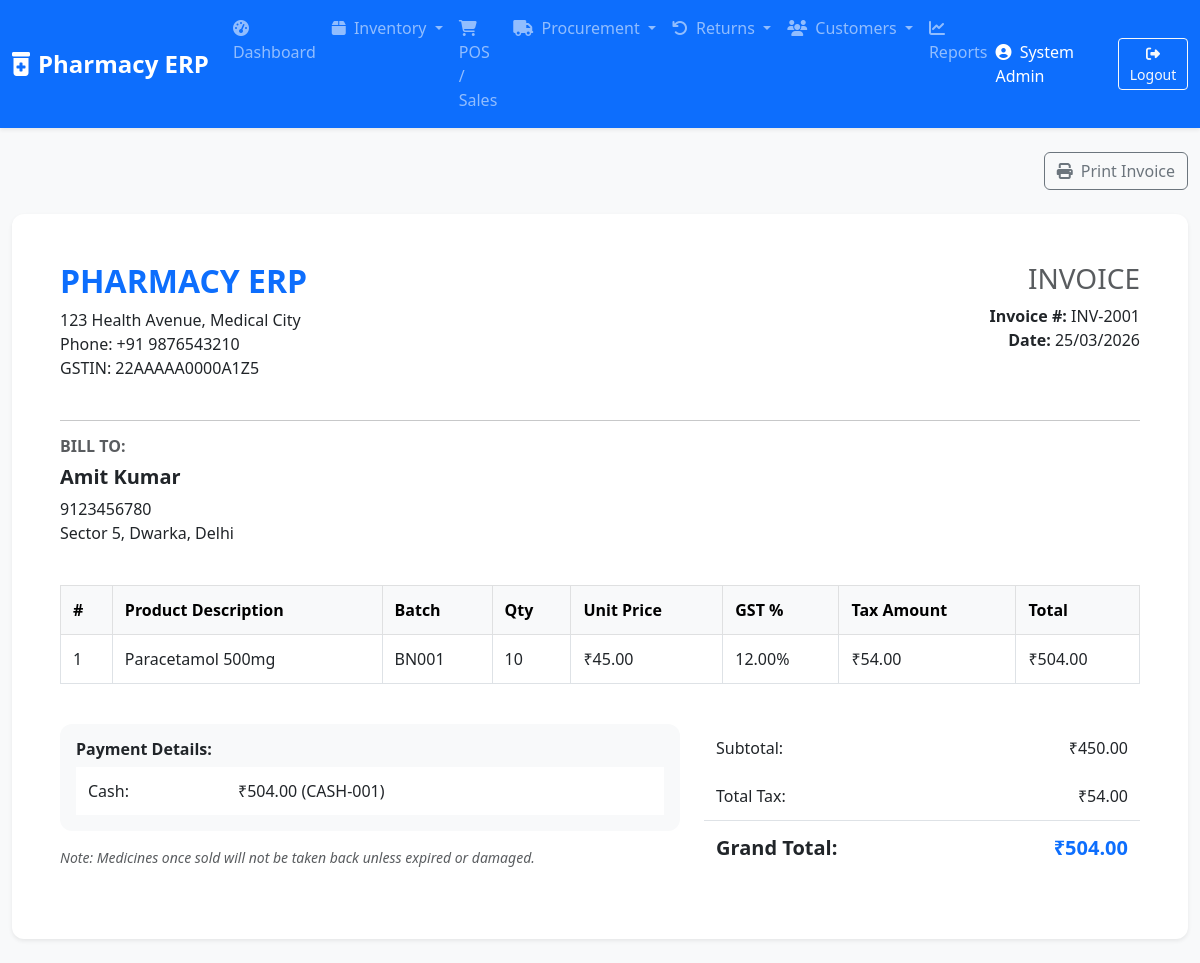
Screenshot of /view_sale.php?id=1 (signed in) with the database file from the repository.
### tables this page shows
CREATE TABLE sales (
    id INT AUTO_INCREMENT PRIMARY KEY,
    customer_id INT NULL,
    invoice_num VARCHAR(50) UNIQUE,
    sale_date TIMESTAMP DEFAULT CURRENT_TIMESTAMP,
    total_taxable_amount DECIMAL(15,2),
    total_tax_amount DECIMAL(15,2),
    total_amount DECIMAL(15,2),
    discount_amount DECIMAL(15,2) DEFAULT 0.00,
    net_amount DECIMAL(15,2),
    payment_mode ENUM('Cash', 'Card', 'UPI', 'Credit', 'Mixed') DEFAULT 'Cash',
    created_at TIMESTAMP DEFAULT CURRENT_TIMESTAMP,
    FOREIGN KEY (customer_id) REFERENCES customers(id),
    INDEX (sale_date)
);

CREATE TABLE customers (
    id INT AUTO_INCREMENT PRIMARY KEY,
    name VARCHAR(255) NOT NULL,
    phone VARCHAR(20),
    email VARCHAR(100),
    address TEXT,
    state VARCHAR(100),
    credit_limit DECIMAL(15,2) DEFAULT 0.00,
    current_due DECIMAL(15,2) DEFAULT 0.00,
    advance_balance DECIMAL(15,2) DEFAULT 0.00,
    created_at TIMESTAMP DEFAULT CURRENT_TIMESTAMP,
    INDEX (phone)
);

CREATE TABLE sale_items (
    id INT AUTO_INCREMENT PRIMARY KEY,
    sale_id INT NOT NULL,
    product_id INT NOT NULL,
    batch_id INT NOT NULL,
    qty INT NOT NULL,
    unit_price DECIMAL(15,2),
    tax_rate DECIMAL(5,2),
    tax_amount DECIMAL(15,2),
    total_amount DECIMAL(15,2),
    FOREIGN KEY (sale_id) REFERENCES sales(id),
    FOREIGN KEY (product_id) REFERENCES products(id),
    FOREIGN KEY (batch_id) REFERENCES batches(id)
);

CREATE TABLE products (
    id INT AUTO_INCREMENT PRIMARY KEY,
    name VARCHAR(255) NOT NULL,
    generic_name VARCHAR(255),
    category VARCHAR(100),
    hsn_code VARCHAR(20),
    gst_rate DECIMAL(5,2) DEFAULT 0.00,
    igst_rate DECIMAL(5,2) DEFAULT 0.00,
    reorder_level INT DEFAULT 10,
    created_at TIMESTAMP DEFAULT CURRENT_TIMESTAMP,
    INDEX (hsn_code),
    INDEX (name)
);

CREATE TABLE batches (
    id INT AUTO_INCREMENT PRIMARY KEY,
    product_id INT NOT NULL,
    batch_num VARCHAR(50) NOT NULL,
    expiry_date DATE NOT NULL,
    mrp DECIMAL(15,2) NOT NULL,
    cost_price DECIMAL(15,2) NOT NULL,
    selling_price DECIMAL(15,2) NOT NULL,
    current_qty INT DEFAULT 0,
    created_at TIMESTAMP DEFAULT CURRENT_TIMESTAMP,
    FOREIGN KEY (product_id) REFERENCES products(id),
    INDEX (expiry_date),
    INDEX (batch_num)
);

CREATE TABLE payments (
    id INT AUTO_INCREMENT PRIMARY KEY,
    customer_id INT NULL,
    supplier_id INT NULL,
    sale_id INT,
    purchase_id INT,
    payment_date TIMESTAMP DEFAULT CURRENT_TIMESTAMP,
    amount DECIMAL(15,2) NOT NULL,
    payment_mode ENUM('Cash', 'Card', 'UPI', 'Credit', 'Advance') NOT NULL,
    reference_num VARCHAR(100),
    notes TEXT,
    FOREIGN KEY (customer_id) REFERENCES customers(id),
    FOREIGN KEY (supplier_id) REFERENCES suppliers(id),
    FOREIGN KEY (sale_id) REFERENCES sales(id),
    FOREIGN KEY (purchase_id) REFERENCES purchases(id)
);

### includes/functions.php (called while the page is built, shortened)
<?php
function formatCurrency($amount) {
    return '₹' . number_format($amount, 2);
}
function formatDate($date) {
    return date('d/m/Y', strtotime($date));
}
?>

### view_sale.php (the view, shortened to what this page needs)
<?php
include 'includes/header.php';
$conn = get_db_conn();
$sale_id = (int)$_GET['id'];
$stmt = $conn->prepare("SELECT s.*, c.name as customer_name, c.phone as customer_phone, c.address as customer_address FROM sales s LEFT JOIN customers c ON s.customer_id = c.id WHERE s.id = ?");
$stmt->bind_param("i", $sale_id);
$stmt->execute();
$sale = $stmt->get_result()->fetch_assoc();
$item_stmt = $conn->prepare("SELECT si.*, p.name as product_name, b.batch_num FROM sale_items si JOIN products p ON si.product_id = p.id JOIN batches b ON si.batch_id = b.id WHERE si.sale_id = ?");
$item_stmt->bind_param("i", $sale_id);
$item_stmt->execute();
$items = $item_stmt->get_result();
?>
<div class="row">
    <div class="col-md-12 text-end mb-4">
        <button onclick="window.print()" class="btn btn-outline-secondary"><i class="fas fa-print me-1"></i> Print Invoice</button>
    </div>
</div>
<div class="card shadow-sm border-0 mb-4 invoice-print">
    <div class="card-body p-5">
        <div class="row mb-4">
            <div class="col-md-6">
                <h2 class="fw-bold text-primary">PHARMACY ERP</h2>
                <p>123 Health Avenue, Medical City<br>Phone: +91 9876543210<br>GSTIN: 22AAAAA0000A1Z5</p>
            </div>
            <div class="col-md-6 text-end">
                <h3 class="text-muted">INVOICE</h3>
                <p class="mb-0"><strong>Invoice #:</strong> <?php echo $sale['invoice_num']; ?></p>
                <p class="mb-0"><strong>Date:</strong> <?php echo formatDate($sale['sale_date']); ?></p>
            </div>
        </div>
        <hr>
        <div class="row mb-4">
            <div class="col-md-12">
                <h6 class="text-muted text-uppercase fw-bold">Bill To:</h6>
                <h5 class="fw-bold"><?php echo $sale['customer_name'] ?? 'Walk-in Customer'; ?></h5>
                <p><?php echo $sale['customer_phone']; ?><br><?php echo $sale['customer_address']; ?></p>
            </div>
        </div>
        <div class="table-responsive mb-4">
            <table class="table table-bordered">
                <thead class="table-light">
                    <tr>
                        <th>#</th>
                        <th>Product Description</th>
                        <th>Batch</th>
                        <th>Qty</th>
                        <th>Unit Price</th>
                        <th>GST %</th>
                        <th>Tax Amount</th>
                        <th>Total</th>
                    </tr>
                </thead>
                <tbody>
                    <?php
                    $i = 1;
                    while($item = $items->fetch_assoc()):
                    ?>
                    <tr>
                        <td><?php echo $i++; ?></td>
                        <td><?php echo $item['product_name']; ?></td>
                        <td><?php echo $item['batch_num']; ?></td>
                        <td><?php echo $item['qty']; ?></td>
                        <td><?php echo formatCurrency($item['unit_price']); ?></td>
                        <td><?php echo $item['tax_rate']; ?>%</td>
                        <td><?php echo formatCurrency($item['tax_amount']); ?></td>
                        <td><?php echo formatCurrency($item['total_amount']); ?></td>
                    </tr>
                    <?php endwhile; ?>
                </tbody>
            </table>
        </div>
        <div class="row">
            <div class="col-md-7">
                <div class="card bg-light border-0 mb-3">
                    <div class="card-body p-3">
                        <h6 class="fw-bold mb-2">Payment Details:</h6>
                        <table class="table table-sm table-borderless mb-0">
                            <?php
                            $payments_res = $conn->query("SELECT * FROM payments WHERE sale_id = $sale_id");
                            while($pay = $payments_res->fetch_assoc()):
                            ?>
                            <tr>
                                <td width="150"><?php echo $pay['payment_mode']; ?>:</td>
                                <td><?php echo formatCurrency($pay['amount']); ?> <?php echo $pay['reference_num'] ? "({$pay['reference_num']})" : ""; ?></td>
                            </tr>
                            <?php endwhile; ?>
                        </table>
                    </div>
                </div>
                <p class="text-muted small"><em>Note: Medicines once sold will not be taken back unless expired or damaged.</em></p>
            </div>
            <div class="col-md-5">
                <table class="table table-borderless">
                    <tr>
                        <td>Subtotal:</td>
                        <td class="text-end"><?php echo formatCurrency($sale['total_taxable_amount']); ?></td>
                    </tr>
                    <tr>
                        <td>Total Tax:</td>
                        <td class="text-end"><?php echo formatCurrency($sale['total_tax_amount']); ?></td>
                    </tr>
                    <tr class="border-top">
                        <td class="fw-bold fs-5">Grand Total:</td>
                        <td class="text-end fw-bold fs-5 text-primary"><?php echo formatCurrency($sale['net_amount']); ?></td>
                    </tr>
                </table>
            </div>
        </div>
    </div>
</div>
<?php include 'includes/footer.php'; ?>

### css/style.css (style rules this page uses)
body { font-family: 'Segoe UI', Tahoma, Geneva, Verdana, sans-serif; }
.card { border-radius: 12px; }
.shadow-sm { box-shadow: 0 .125rem .25rem rgba(0,0,0,.075)!important; }
.table > :not(caption) > * > * { padding: .75rem .75rem; }

### rows the page displays
sales: invoice_num "INV-2001", sale_date "25/03/2026", customer.name "Amit Kumar", customer.phone "9123456780", customer.address "Sector 5, Dwarka, Delhi", total_taxable_amount "₹450.00", total_tax_amount "₹54.00", net_amount "₹504.00"
sale_items: product.name "Paracetamol 500mg", batch.batch_num "BN001", qty "10", unit_price "₹45.00", tax_rate "12.00", tax_amount "₹54.00", total_amount "₹504.00"
payments: payment_mode "Cash", amount "₹504.00", reference_num "CASH-001"

### other values shown
$_SESSION['full_name'] "System Admin"
